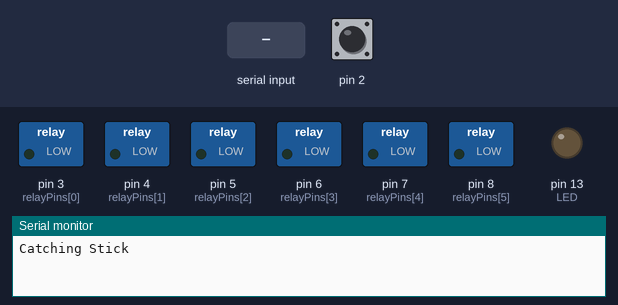
The sketch below on a simulated Arduino Uno, built with avr-gcc and run on an emulated ATmega328P. Shown: switched loads named in the sketch (green lamp = pin HIGH), output pins drawn as LEDs (lit = HIGH), the last lines printed to the serial monitor. The inputs (shaded band) are chosen by the test bench; at power-on: pin 2 HIGH. Random numbers use the default seed unless the sketch sets one.

Above: at 1.2 s.
1.3 s: pin 2 pulled LOW for 0.15 s
At 2.6 s:
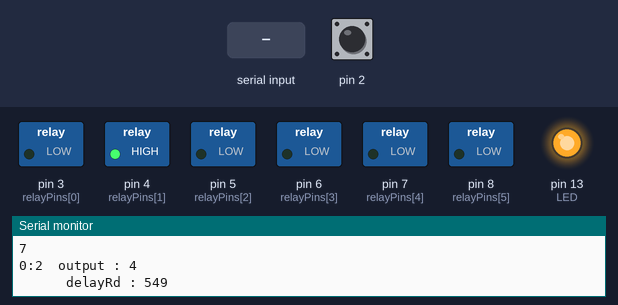
At 4.3 s:
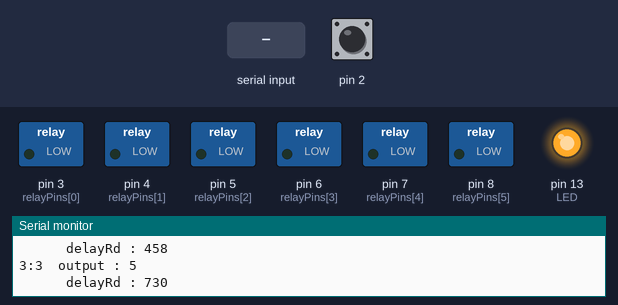
4.4 s: "t\n" received over Serial
7.4 s: "s\n" received over Serial
At 12.8 s:
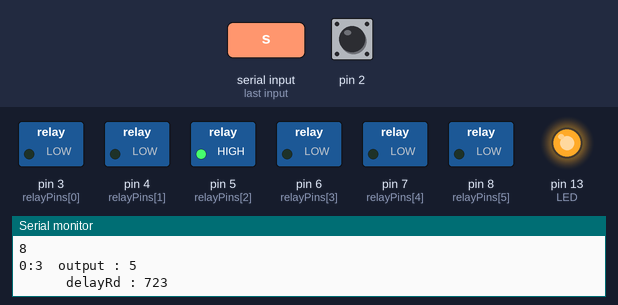
Timing chart, 0 to 18.8 s (numbered marks = the images above; inputs shaded):
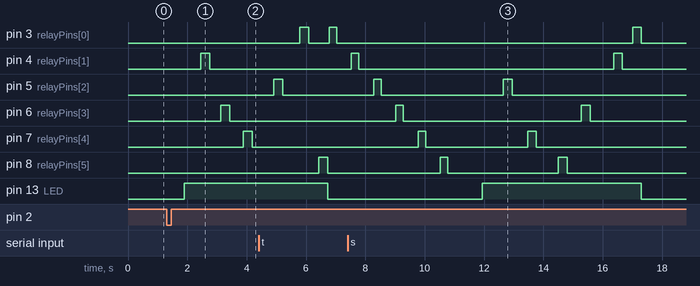

The sketch:

MakerSapce_CatchStick_OneHand_V02.ino
```cpp
 // 11/12/2023 v2 on stick per dropping
#include <avr/wdt.h>
const int relayCount = 6;
const int relayPins[] = {3, 4, 5, 6, 7, 8};  // replace with your actual pin numbers
int relayOrder[relayCount];

int array1[36][6] = {
  {1,3,4,2,6,5},{2,4,5,3,1,6},{3,5,6,4,2,1},{4,6,1,5,3,2},{5,1,2,6,4,3},{6,2,3,1,5,4},
  {1,3,4,2,6,5},{2,4,5,3,1,6},{3,5,6,4,2,1},{4,6,1,5,3,2},{5,1,2,6,4,3},{6,2,3,1,5,4},
  {1,3,4,2,6,5},{2,4,5,3,1,6},{3,5,6,4,2,1},{4,6,1,5,3,2},{5,1,2,6,4,3},{6,2,3,1,5,4},
  {1,3,4,2,6,5},{2,4,5,3,1,6},{3,5,6,4,2,1},{4,6,1,5,3,2},{5,1,2,6,4,3},{6,2,3,1,5,4},
  {1,3,4,2,6,5},{2,4,5,3,1,6},{3,5,6,4,2,1},{4,6,1,5,3,2},{5,1,2,6,4,3},{6,2,3,1,5,4},
  {1,3,4,2,6,5},{2,4,5,3,1,6},{3,5,6,4,2,1},{4,6,1,5,3,2},{5,1,2,6,4,3},{6,2,3,1,5,4}
 };
int ot[6] = {3,4,5,6,7,8};
int opot;
bool isRun =false;
void setup(){
  wdt_enable(WDTO_8S);
  Serial.begin(9600);
   pinMode(2, INPUT_PULLUP);
   pinMode(13,OUTPUT); //LED


    for (int i = 0; i < relayCount; i++) {
        pinMode(relayPins[i], OUTPUT);
        digitalWrite(relayPins[i], LOW);  // turn off all relays initially
    }


   Serial.println("Catching Stick");

  }

int rd;
int n = 6;
int delayRd ;
String  inkey;

void loop(){

  if (Serial.available() > 0) {
    // read the incoming byte:
    String inpKey = Serial.readStringUntil('\n');
    //if ( inpKey.substring(0,1) == "s") { playing();  }
    //if ( inpKey == "start") { playing(); }
    if ( inpKey == "s") {  playing();  }
    if ( inpKey == "t") {   Serial.println("test");    Test(); }
  }


  int sensorVal = digitalRead(2);
  if (sensorVal == LOW  &&   isRun ==false) {
         Serial.println(" Press Switch  ");
     playing();

  }

  //Running();
 delay(50);
  wdt_reset();
}

void OneHandRandomRelay() {

  // Generate a random order for relay activation
    for (int i = 0; i < relayCount; i++) {
      relayOrder[i] = i;
    }
    for (int i = relayCount - 1; i > 0; i--) {
      int j = random(i + 1);
      // Swap relayOrder[i] and relayOrder[j]
      int temp = relayOrder[i];
      relayOrder[i] = relayOrder[j];
      relayOrder[j] = temp;
    }

  Serial.println(" Start Game  ");
  isRun =true;  digitalWrite(13, HIGH);
  // Activate relays in the random order
    for (int i = 0; i < relayCount; i++) {
      rd = relayPins[relayOrder[i]];
      digitalWrite(rd, HIGH );  delay(250); digitalWrite(rd,LOW);
      delayRd =  random(300,800);  delay(delayRd);  // adjust delay as needed
      Serial.print(rd) ;   Serial.print(" (");   Serial.print(delayRd) ; Serial.print(" ) , ");
      wdt_reset();
    }
      Serial.println();
      isRun =false;  digitalWrite(13, LOW);
      Serial.println("Finish Game:");
}


void playing() {
      wdt_reset();
      Serial.println(" Start Game  ");
      for (int i=0;i<n;i++) {  digitalWrite(ot[i], LOW); delay(100); }

      isRun =true; digitalWrite(13, HIGH);
      rd =random(35);

      Serial.println(rd);
      //PrintData();

    wdt_reset();
    for (int i=0;i<n;i++) {

              Serial.print(i); Serial.print(":");  Serial.print(array1[rd][i]);

              opot=ot[array1[rd][i]-1];

              Serial.print("  output : ");  Serial.println(opot) ;
              delayRd =  random(300,800);  Serial.print("      delayRd : ");  Serial.println(delayRd) ;

              delay (delayRd);   digitalWrite(opot, HIGH);  delay(300);  digitalWrite(opot, LOW);
              wdt_reset();
      }
   isRun =false;
   digitalWrite(13, LOW);
   Serial.println("Finish Game:");
}

void Test() {
  isRun =false;

   for (int i = 0; i < relayCount; i++) {
        digitalWrite(relayPins[i], HIGH );  delay(250); digitalWrite(relayPins[i], LOW);
        delay(500);  // adjust delay as needed
  }
}
void PrintData() {
    Serial.println("j--");
    for (int j=0;j<n;j++) {
       Serial.print("   "); Serial.print(array1[rd][j]); Serial.print("--");  Serial.print(ot[array1[rd][j]-1]);
    }
    Serial.println("--");
}
```

Measured:
- after the input at 1.3 s, pin 4 (relayPins[1]): LOW → HIGH after 1.2 s, → LOW 0.30 s later; pin 6 (relayPins[3]): LOW → HIGH after 1.8 s, → LOW 0.30 s later; pin 7 (relayPins[4]): LOW → HIGH after 2.6 s, → LOW 0.30 s later; pin 13 (LED): LOW → HIGH after 0.60 s
- after the input at 7.4 s, pin 3 (relayPins[0]): LOW → HIGH after 9.6 s, → LOW 0.30 s later; pin 13 (LED): LOW → HIGH after 4.5 s, → LOW 5.4 s later
- by itself, pin 3 (relayPins[0]): alternates HIGH for 0.28 s and LOW for 0.70 s
- by itself, pin 5 (relayPins[2]): alternates HIGH for 0.28 s and LOW for 4.1 s
- by itself, pin 8 (relayPins[5]): alternates HIGH for 0.28 s and LOW for 3.7 s
